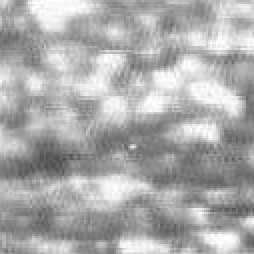
%> input picture data/1.bmp, 127 x 127 px (shown 2 times larger)
$ octave --eval "result = ILCM(imread('data/1.bmp'));"   (GNU Octave 9; MATLAB toolbox functions it lacks are replaced by stand-ins)
%> lines starting %> are read from the running program, lines starting %| are printed output that depends on the picture
%  A robust infrared small target detection algorithm based on human visual system
% 与LCM算法相比的不同之处
% 1 分块节省时间
% 2 使用平均值取代最大值
function out = ILCM( img)
img=double(img);
[row, col]=size(img);
%> row = 127; col = 127
bs=8;
step=bs/2;
r=mod(row-bs,step);
%> r = 3
c=mod(col-bs,step);
%> c = 3
padr=0;
if (r ~= 0)
    padr=step-r;
%> padr = 1
end
padc=0;
if (c ~= 0)
    padc=step-c;
%> padc = 1
end
imgpad=padarray(img,[padr padc],'replicate','post');
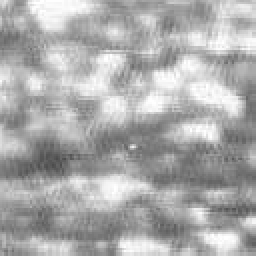
%> imgpad: size 128x128 double (shown 2 times larger); min 76, max 255, mean 171.3
[rr,cc]=size(imgpad);
%> rr = 128; cc = 128
a=(rr - bs)/step+1;
%> a = 31
b=(cc - bs)/step+1;
%> b = 31
M=zeros(a,b);
Ln=zeros(a,b);
for i=1:a
    for j=1:b
        block=imgpad(step*(i-1)+1:step*(i-1)+bs,step*(j-1)+1:step*(j-1)+bs);
        Ln(i,j)=max(max(block));%最大值
        M(i,j)=mean2(block); %平均值
    end
end
%> `result = ILCM(imread('data/1.bmp'));`:
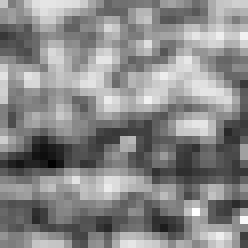
%> result: size 31x31 double (shown 8 times larger); min 80.44, max 274.8, mean 184.4; drawn with min black and max white
Mi=imdilate(M,[1 1 1;1 0 1;1 1 1]);% 8个块的平均值的最大值
out=Ln.*M./Mi;
end
